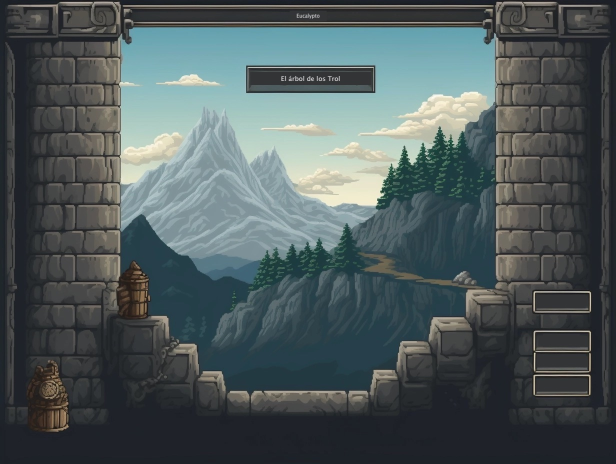
#> input picture _old/assets/images/eucalypto.jpg, 1232 x 928 px (shown at 1/2 size)
$ python grid.py ../_old/assets/images/eucalypto.jpg out.png 5
#> lines starting #> are read from the running program, lines starting #| are printed output that depends on the picture
#!/usr/bin/env python3
"""Overlay a labelled coordinate grid on an image (for placing hotspots). Usage: grid.py in.webp out.jpg [step]"""
import sys
from PIL import Image, ImageDraw, ImageFont
im = Image.open(sys.argv[1]).convert('RGB')
#> im is the input picture: PIL image 1232x928 RGB; mean R, G, B 78.1, 89.6, 91.1
step = int(sys.argv[3]) if len(sys.argv) > 3 else 100
d = ImageDraw.Draw(im)
try:
    font = ImageFont.truetype('/usr/share/fonts/truetype/dejavu/DejaVuSans-Bold.ttf', 22)
except Exception:
    font = ImageFont.load_default()
for x in range(0, im.width, step):
    d.line([(x, 0), (x, im.height)], fill=(255, 255, 0) if x % 500 == 0 else (0, 255, 255), width=1)
    d.text((x + 3, 3), str(x), fill=(255, 255, 0), font=font, stroke_width=2, stroke_fill=(0, 0, 0))
for y in range(0, im.height, step):
    d.line([(0, y), (im.width, y)], fill=(255, 255, 0) if y % 500 == 0 else (0, 255, 255), width=1)
    d.text((3, y + 3), str(y), fill=(255, 255, 0), font=font, stroke_width=2, stroke_fill=(0, 0, 0))
im.thumbnail((1600, 1600))
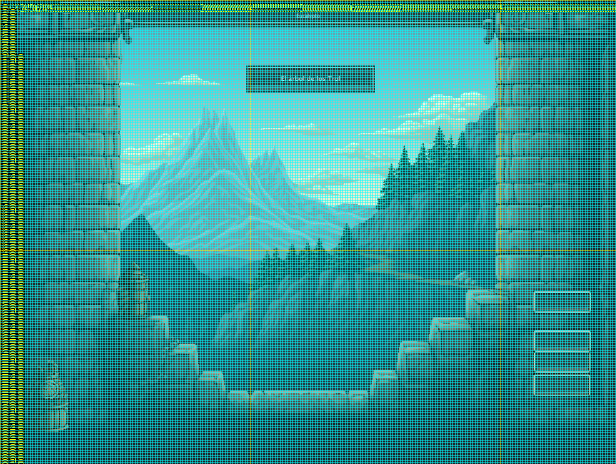
#> im: PIL image 1232x928 RGB (shown at 1/2 size); mean R, G, B 52.6, 149.4, 145.7
im.save(sys.argv[2], quality=80)
